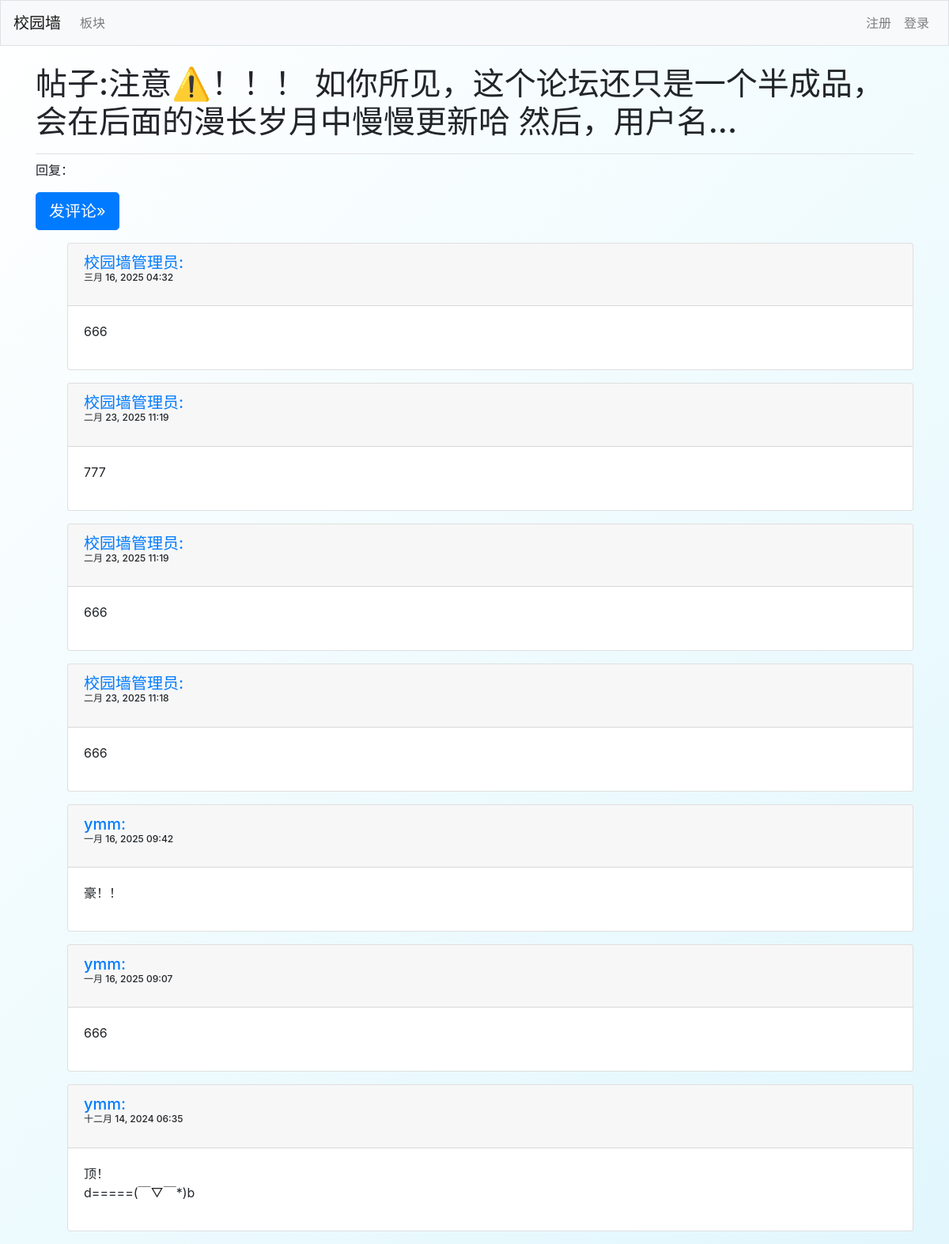
/entry/5/, run on an earlier commit of the app's database.
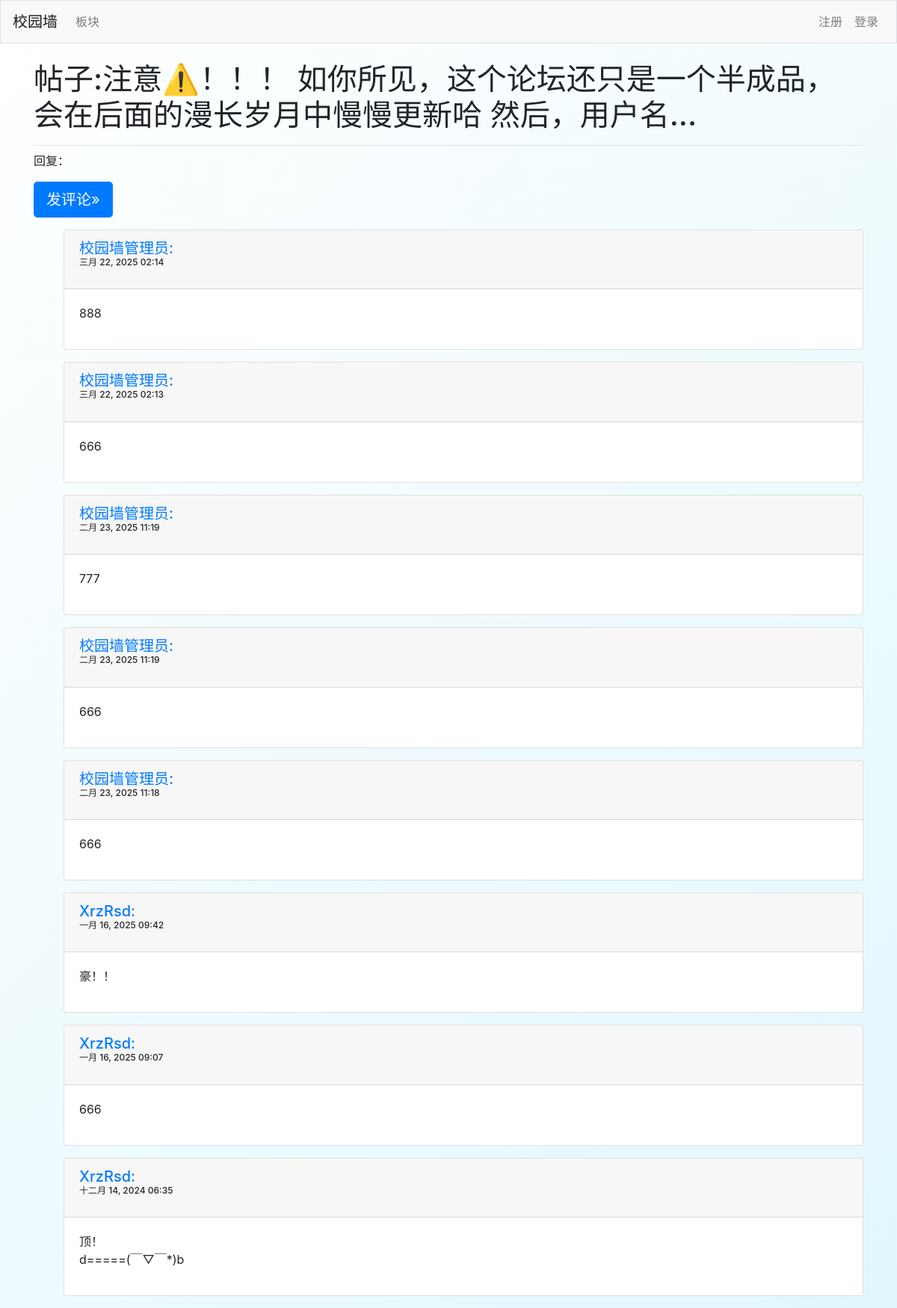
And on a later commit of the database.
### xyq_files/models.py (models this page shows, shortened)
class Reply(models.Model):
    entry = models.ForeignKey(Entry,on_delete=models.CASCADE)
    text = models.TextField()
    date_added = models.DateTimeField(auto_now=True)
    owner = models.ForeignKey(settings.AUTH_USER_MODEL,on_delete=models.CASCADE,null=True)
    is_read = models.BooleanField(default=False)
    class Meta:
        verbose_name_plural = 'replies'

### users/models.py (models this page shows)
class CustomUser(AbstractUser):
    phone_number = models.CharField(max_length=15, blank=True, null=True)  # 允许 NULL
    introduction = models.CharField(max_length=400, blank=True, default='这个家伙很懒，还没有添加简介~~')

### xyq_files/views.py (the view)
# urls.py: path('entry/<int:entry_id>/', views.entry,name='entry'),
def entry(request,entry_id):
    entry = Entry.objects.get(id=entry_id)
    replies = entry.reply_set.order_by('-date_added')
    context = {'entry':entry,'replies':replies}
    return render(request,'xyq_files/entry.html',context)

### xyq_files/context_processors.py (called while the page is built)
def unread_count_processor(request):
    if request.user.is_authenticated:
        unread_count = Reply.objects.filter(entry__owner=request.user, is_read=False).count()
    else:
        unread_count = 0
    return {'unread_count': unread_count}

### xyq_files/models.py (called while the page is built)
    def __str__(self):
        if len(self.text)>50:
            return f"{self.text[:50]}..."
        else:
            return self.text

### xyq_files/templates/xyq_files/entry.html
{% extends "xyq_files/base.html" %}
{% block page_header %}
    <h1>帖子:{{ entry }}</h1>
{% endblock page_header %}
{% block content %}
    <p>回复：</p>
    <p>
        <a class="btn btn-lg btn-primary" href="{% url 'xyq_files:new_reply' entry.id %}"
        role="button">发评论&raquo;</a>
    </p>
    <ul>
        {% for reply in replies %}
            <div class="card mb-3">
                <h5 class="card-header">
                    <a href="{% url 'users:introduction' reply.owner.id %}">{{ reply.owner }}:</a>
                    <p style="font-size: 12px;">
                        {{ reply.date_added|date:'M d, Y h:i'}}
                    </p>
                </h5>
                <div class="card-body">
                    {{ reply.text|linebreaks }}
                </div>
            </div>
        {% empty %}
            <p>还没有评论呢~</p>
        {% endfor %}
    </ul>
{% endblock content %}

What changed in the data, as far as the page shows it:
no longer on this page (row edited): Reply: owner "校园墙管理员", date_added "三月 16, 2025 04:32", text "666"
added Reply: owner "校园墙管理员", date_added "三月 22, 2025 02:14", text "888"
added Reply: owner "校园墙管理员", date_added "三月 22, 2025 02:13", text "666"
changed through a linked row, Reply "一月 16, 2025 09:42": owner "ymm" → "XrzRsd"
changed through a linked row, Reply "一月 16, 2025 09:07": owner "ymm" → "XrzRsd"
changed through a linked row, Reply "十二月 14, 2024 06:35": owner "ymm" → "XrzRsd"
